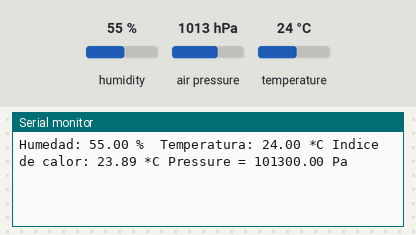
Recording of a sketch running on a simulated Arduino Uno, built with avr-gcc and run on an emulated ATmega328P. Shown: the last lines printed to the serial monitor. The inputs (shaded band) are chosen by the test bench; at power-on: humidity 55 %, air pressure 1013 hPa, temperature 24 °C.

Above: at 18.0 s.
18.1 s: humidity set to 22 %
At 20.4 s:
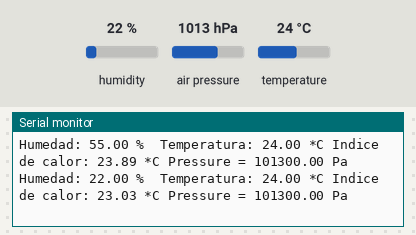
33.1 s: air pressure set to 952 hPa
At 41.7 s:
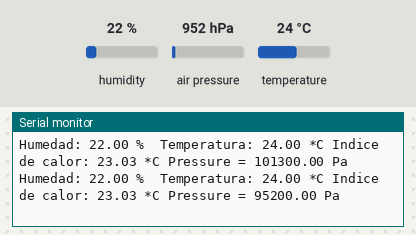
48.1 s: temperature set to 12 °C
At 51.0 s:
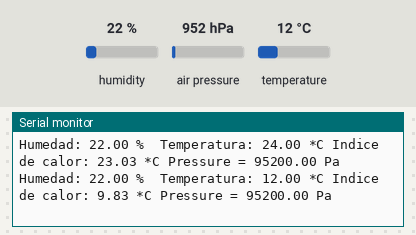
63.1 s: air pressure set to 975 hPa
At 70.9 s:
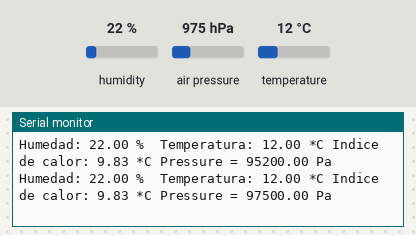
Timing chart, 0 to 72.4 s (numbered marks = the images above; inputs shaded):
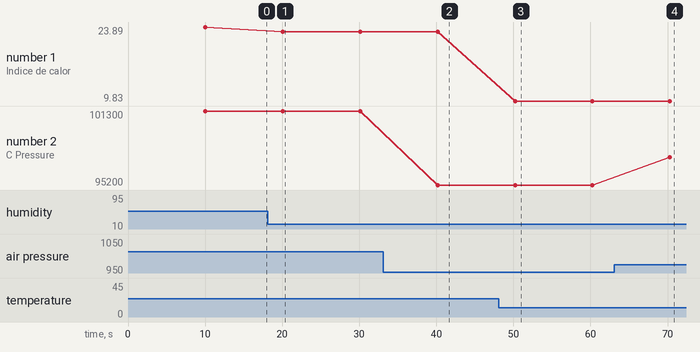

The sketch:

codigo_estacionxd.ino
```cpp
#include <DHT.h>

#define DHTPIN 3

#define DHTTYPE DHT11

#include <Wire.h>
#include <SPI.h>
#include <Adafruit_Sensor.h>
#include <Adafruit_BMP280.h>

#define BMP_SCK 13
#define BMP_MISO 12
#define BMP_MOSI 11
#define BMP_CS 10

Adafruit_BMP280 bme;

DHT dht(DHTPIN, DHTTYPE);

void setup() {


   Serial.begin(9600);


    dht.begin();

    bme.begin();
  }


void loop() {
  delay(10000);


  float h = dht.readHumidity();

  float t = dht.readTemperature();

  if (isnan(h) || isnan(t) ) {
    Serial.println("Error obteniendo los datos del sensor DHT11");
    return;
  }


    float hic = dht.computeHeatIndex(t, h, false);

    Serial.print("Humedad: ");
    Serial.print(h);
    Serial.print(" %\t");
    Serial.print("Temperatura: ");
    Serial.print(t);
    Serial.print(" *C ");
    Serial.print("Indice de calor: ");
    Serial.print(hic);
    Serial.print(" *C ");
    Serial.print("Pressure = ");
    Serial.print(bme.readPressure());
    Serial.println(" Pa");


}
```

Measured:
- after the input at 18.1 s, the serial monitor: prints a new line after 2.0 s (image 1)
- after the input at 33.1 s, the serial monitor: prints a new line after 7.1 s (image 2)
- after the input at 48.1 s, the serial monitor: prints a new line after 2.1 s (image 3)
- after the input at 63.1 s, the serial monitor: prints a new line after 7.2 s (image 4)
- plotted number 1: 23.89 → 23.03 after the input at 18.1 s, 23.03 → 9.83 after the input at 48.1 s
- plotted number 2: 101300 → 95200 after the input at 33.1 s, 95200 → 97500 after the input at 63.1 s
